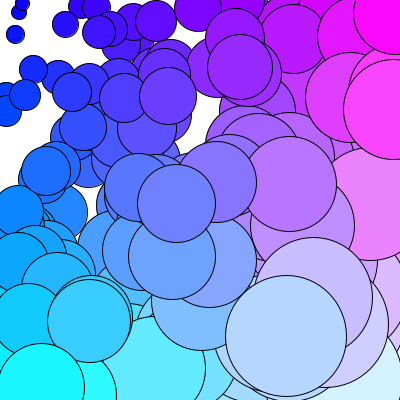
Frame 1 (no input)
Frame 60 (the mouse pressed at the canvas centre just before this capture): identical to frame 1, image omitted
Frame 120 (the mouse held since frame 60 and released just before this capture): identical to frame 1, image omitted

The Processing sketch that drew this single still picture (run headless with seeded random() and noise(); from frame 60 on, the mouse is pressed at the canvas centre):

// Processing sketch: sample3
// ── sample3.pde
PVector p;
ArrayList lists;
/*
SampleClass sample1;
SampleClass sample2;
SampleClass sample3;
*/

void setup(){
  size(400,400);
  background(255);
  
  p = new PVector();
  lists = new ArrayList();
  for(int i = 0; i<200;i++){
    SampleClass sample = new SampleClass(int(random(width)),int(random(height)));
    lists.add(sample);
  }
  
  for(int i = 0; i<lists.size(); i++){
    SampleClass s = (SampleClass)lists.get(i);
    s.coloring();
    s.update();
  }
  
  /*
  sample1 = new SampleClass(100,100);
  sample2 = new SampleClass(345,233);
  sample3 = new SampleClass(30,200);
  
  sample1.coloring();
  sample1.update();
  
  sample2.coloring();
  sample2.update();
  
  sample3.coloring();
  sample3.update();
  */
}

void draw(){

}

class SampleClass{
  int x;
  int y;
  SampleClass(int _x, int _y){
    x = _x;
    y = _y;
  }
  
  void coloring(){
    fill(map(x,0,width,0,255),map(y,0,height,0,255),255);
  }

  void update(){
    ellipse(x,y,diam(),diam());
  }
  
  int diam(){
    float d = map(x+y,0,500,10,100);
    return int(d);
  }
}
